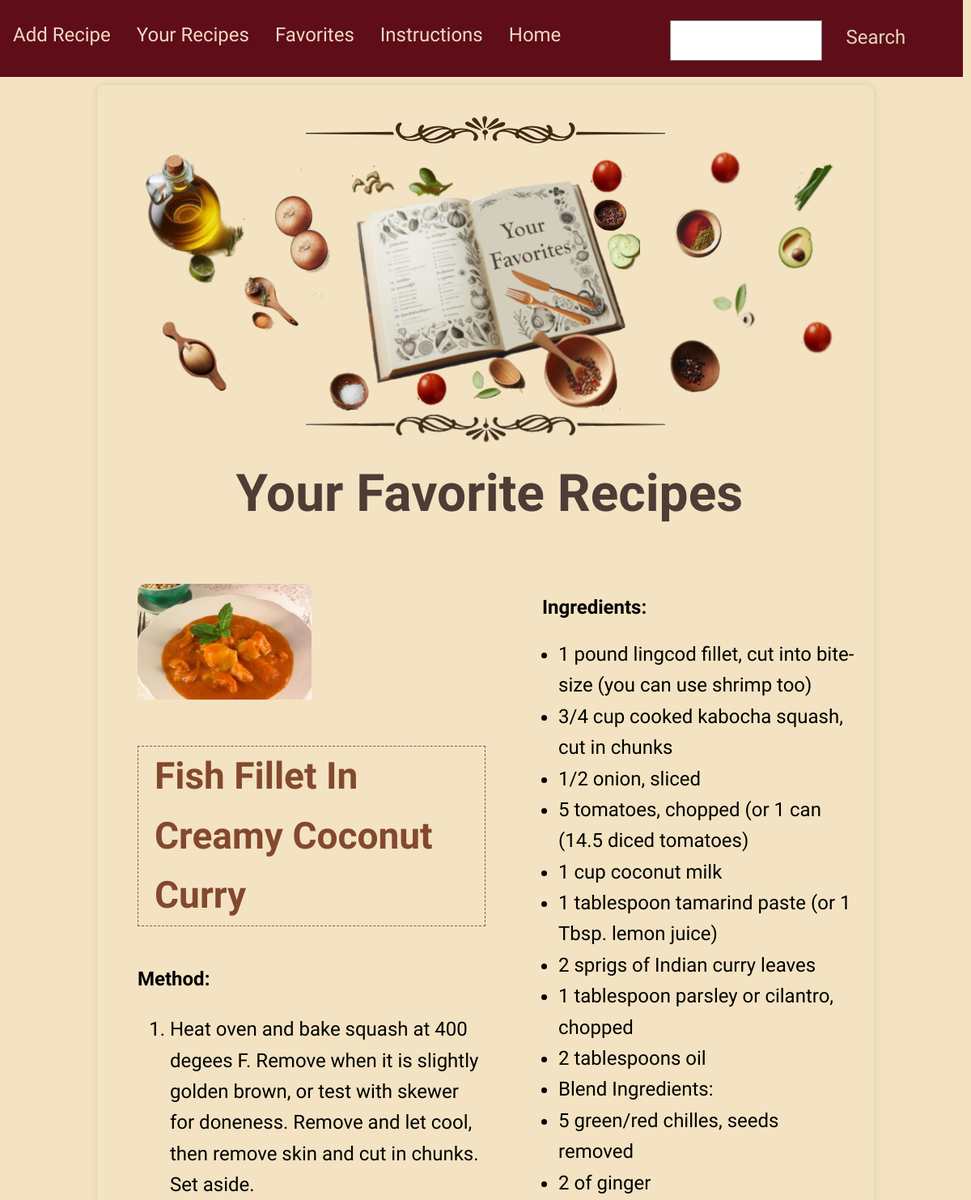
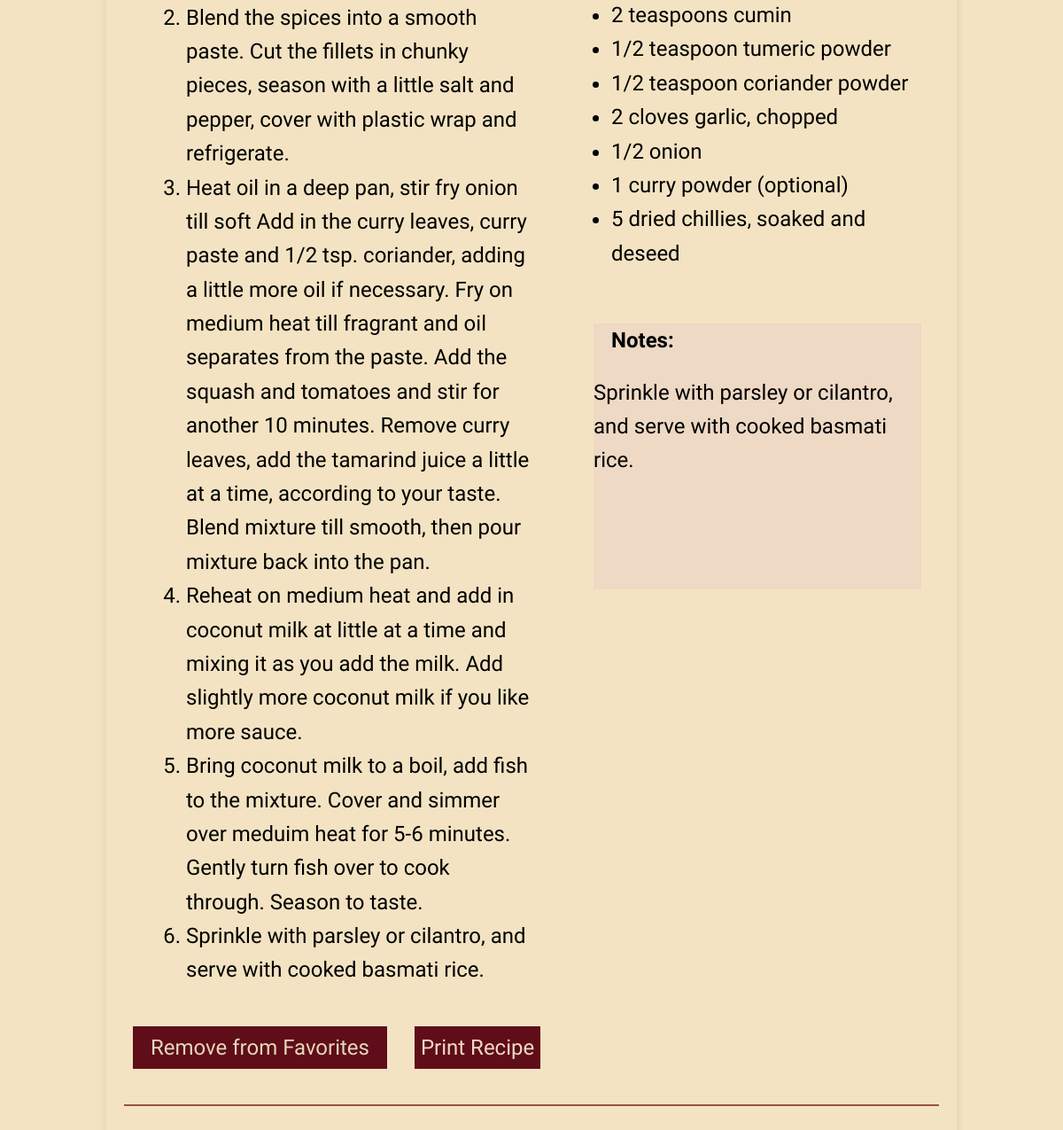
Page /favorites (signed in) on the committed database (2 pictures, top to bottom).
### tables this page shows
CREATE TABLE recipes (
                id INTEGER PRIMARY KEY AUTOINCREMENT,
                title TEXT NOT NULL,
                ingredients TEXT NOT NULL,
                instructions TEXT NOT NULL,
                notes TEXT,  -- Add the new column for notes
                user_id INTEGER, image TEXT,
                FOREIGN KEY (user_id) REFERENCES users (id)
            );

### app.py (the view)
@app.route('/favorites', methods=['GET'])
def favorites():
    if 'user_id' not in session:
        flash('You need to log in first.')
        return redirect(url_for('login'))
    user_id = session['user_id']
    with sqlite3.connect(DATABASE) as connection:
        cursor = connection.cursor()
        cursor.execute('SELECT r.* FROM recipes r JOIN favorites f ON r.id = f.recipe_id WHERE f.user_id=?',
                       (user_id,))
        favorites = cursor.fetchall()
    return render_template('favorites.html', favorites=favorites, user_id=user_id)

### templates/favorites.html (shortened to what this page needs)
<!DOCTYPE html>
<html lang="en">
<head>
    <link rel="stylesheet" type="text/css" href="/static/styles/styles.css">
</head>
<body>
    <nav>
        <a href="{{ url_for('add_recipe') }}">Add Recipe</a>
        <a href="{{ url_for('your_recipes') }}">Your Recipes</a>
        <a href="{{ url_for('favorites') }}">Favorites</a>
        <a href="{{ url_for('instructions') }}">Instructions</a>
        <a href="{{ url_for('dashboard') }}">Home</a>
          <div class="search-container">
        <form method="get" action="{{ url_for('search_recipes') }}" id="searchForm" class="form-group">
            <input type="text" name="search" id="search" required>
            <input type="submit" class="button1-style" value="Search">
        </form>
          </div>
    </nav>
    <div class="book-container">
        <div class="field-container">
            <img src= "/static/images/border.png" alt="Border Image">
    <div class="your-favorites">
    </div>
    <img src="/static/images/borderb.png" alt="Border Image">
    <h1>Your Favorite Recipes</h1>
    <div class="recipes-grid">
        {% for favorite in favorites %}
        <article class="recipe-item">
            <div id="printableArea{{ favorite[0] }}" class="recipe-container">
                <div class="recipe-image">
                    {% if favorite[6] %}
                    <img src="{{ url_for('static', filename='uploads/' + favorite[6]) }}" alt="{{ favorite[1] }}">
                    {% else %}
                    <img src="{{ url_for('static', filename='default_image.jpg') }}" alt="Default Image">
                    {% endif %}
                    <p class="recipe-title"><strong>{{ favorite[1] }}</strong></p>
                    <div class="recipe-method">
                        <strong class="other-titles" >Method:</strong>
                        {% if favorite[3] %}
                        <ol class="method-list">
                            {% for step in favorite[3].split('\n') %}
                            <li>{{ step }}</li>
                            {% endfor %}
                        </ol>
                        {% endif %}
                    </div>
                </div>
                <div class="recipe-details">
                    <p><strong class="other-titles">Ingredients:</strong></p>
                    {% if favorite[2] %}
                    <ul>
                        {% for ingredient in favorite[2].split('\n') %}
                        <li>{{ ingredient }}</li>
                        {% endfor %}
                    </ul>
                    {% endif %}
                    <blockquote class="notes">
                        <p><strong class="other-titles">Notes:</strong><div class="text-notes"> {{ favorite[4] }}</div></p>
                    </blockquote>
                    <br>
                </div>
            </div>
            <button onclick="removeFromFavorites({{ favorite[0] }})" class="button1-style">Remove from Favorites</button>
            <a class="button3-style" onclick="printPageArea({{ favorite[0] }})">Print Recipe</a>
            <hr>
        </article>
        {% endfor %}
    </div>
</body>
</html>

### static/styles/styles.css (style rules this page uses)
body { font-family: 'Indie Flower', Arial, sans-serif, cursive !important; line-height: 1.6; font-size: 24px; height: 100vh; margin: 0; background: #f3e3c2; background-size: cover; }
h1 { text-align: center; font-family: 'Indie Flower', Arial, sans-serif, cursive !important; color: #4e3d36; margin-top: 1%; margin-bottom: 1%; margin-left: 1%; font-size: 4rem; }
hr { border: 1px solid #935445; margin-top: 30px; }
.button1-style, a.button2-style, .button3-style, input[type="file"]::file-selector-button { font-family: 'Indie Flower', Arial, sans-serif, cursive !important; cursor: pointer; }
.button1-style { width: auto; padding: 10px 20px; font-size: 24px; margin: 10px; color: #e2d7bb; background-color: #5f0d19; border: none; }
.button3-style { width: auto; padding: 10px 7px; font-size: 24px; color: #eed9c4; margin-top: 28px; margin-left: 15px; background-color: #5f0d19; border: none; transition: background-color 0.3s ease, color 0.3s ease; }
.field-container { display: flex; flex-direction: column; align-items: center; justify-content: center; margin-bottom: 20px; padding-top: 10px; }
.search-container { padding-right: 5px; width: 30%; float: right; display: flex; align-items: center; }
.book-container { width: 80%; min-height: 200px; max-height: 85%; padding-top: 25px; border-radius: 10px; box-shadow: 0 0 10px rgba(0, 0, 0, 0.1); overflow: auto; margin: auto; }
.recipe-container { display: grid; grid-template-areas: "image name" "ingredients method"; grid-template-columns: 1fr 1fr; margin-top: 20px; margin-left: 20px; }
.recipe-item { margin: 10px; padding: 10px; overflow: hidden; }
.recipe-image { padding: 10px; }
.recipe-image img { width: 50%; height: auto; border-top-left-radius: 10px; border-top-right-radius: 10px; grid-area: image; }
.recipe-details { padding-left: 150px; }
.recipe-title { grid-area: name; font-family: 'Indie Flower', sans-serif cursive !important; font-size: 46px; color: #83492e; border: 1px dashed #935445; padding-inline: 20px; }
.recipe-method { margin-top: 10px; grid-area: method; }
.recipe-details p { margin: 20px; }
.recipe-details ul { margin-top: 0; }
.recipe-details strong { font-weight: bold; }
.notes { background-color: #eed9c4; margin-top: 60px; margin-right: 20px; margin-left: 20px; min-height: 300px; }
.your-favorites { background: url('/static/images/favoritesl.png') center center; width: 90%; background-size: 100% 100%; padding-top: 150px; padding-bottom: 175px; margin-top: 2px; margin-bottom: 2px; }
nav { background: url('/static/images/bookmark.png') no-repeat; overflow: hidden; font-size: 36px; margin: 0 10px 10px 40px; }
nav a { float: left; display: block; color: #eed9c4; text-align: center; padding: 14px 16px; text-decoration: none; margin-top: 10px; margin-left: 10px; }
.form-group { margin-bottom: 15px; text-align: center; max-width: 100%; padding-inline: 0px; }
.form-group input[type="text"], .form-group input[type="file"], .form-group textarea { width: 98%; font-size: 24px; padding: 10px; box-sizing: border-box; }
input[type="text"] { margin-top: 25px; margin-bottom: auto; font-size: 17px; border: 1px solid grey; }
input[type="submit"] { margin-top: 22px; padding: 1px 20px; background-color: #5f0d19; }
.form-group input[type="submit"] { width: auto; padding: 10px 20px; font-size: 24px; color: #e2d7bb; }
#searchForm.form-group { display:flex; width: 90% }
@media only screen and (max-width: 1400px) { .recipe-details { padding-left: 40px; } }
@media only screen and (max-width: 1600px)  and (min-width: 810px) { nav a { text-align: center; padding: 14px 16px; text-decoration: none; margin-top: 10px; margin-left: 0px; } }
@media only screen and (max-width: 1600px)  and (min-width: 810px) { nav { background-image: none; background-color: #5f0d19; overflow: hidden; font-size: 24px; margin: 0 10px 10px 0; } }
@media only screen and (max-width: 1600px)  and (min-width: 810px) { .button3-style { padding: 10px 7px; font-size: 24px; margin-top: 0px; margin-left: 15px; } }

### rows in the picture
recipes: image (picture), title "Fish Fillet In Creamy Coconut Curry", step "Heat oven and bake squash at 400 degees F. Remove when it is slightly golden brown, or test with skewer for doneness. Remove and let cool, then remove skin and cut in chunks. Set aside." "Blend the spices into a smooth paste. Cut the fillets in chunky pieces, season with a little salt and pepper, cover with plastic wrap and refrigerate." "Heat oil in a deep pan, stir fry onion till soft Add in the curry leaves, curry paste and 1/2 tsp. coriander, adding a little more oil if necessary. Fry on medium heat till fragrant and oil separates from the paste. Add the squash and tomatoes and stir for another 10 minutes. Remove curry leaves, add the tamarind juice a little at a time, according to your taste. Blend mixture till smooth, then pour mixture back into the pan." "Reheat on medium heat and add in coconut milk at little at a time and mixing it as you add the milk. Add slightly more coconut milk if you like more sauce." "Bring coconut milk to a boil, add fish to the mixture. Cover and simmer over meduim heat for 5-6 minutes. Gently turn fish over to cook through. Season to taste." "Sprinkle with parsley or cilantro, and serve with cooked basmati rice.", ingredient "1 pound lingcod fillet, cut into bite-size (you can use shrimp too)" "3/4 cup cooked kabocha squash, cut in chunks" "1/2 onion, sliced" "5 tomatoes, chopped (or 1 can (14.5 diced tomatoes)" "1 cup coconut milk" "1 tablespoon tamarind paste (or 1 Tbsp. lemon juice)" "2 sprigs of Indian curry leaves" "1 tablespoon parsley or cilantro, chopped" "2 tablespoons oil" "Blend Ingredients:" "5 green/red chilles, seeds removed" "2 of ginger" "2 teaspoons cumin" "1/2 teaspoon tumeric powder" "1/2 teaspoon coriander powder" "2 cloves garlic, chopped" "1/2 onion" "1 curry powder (optional)" "5 dried chillies, soaked and deseed", notes "Sprinkle with parsley or cilantro, and serve with cooked basmati rice."
